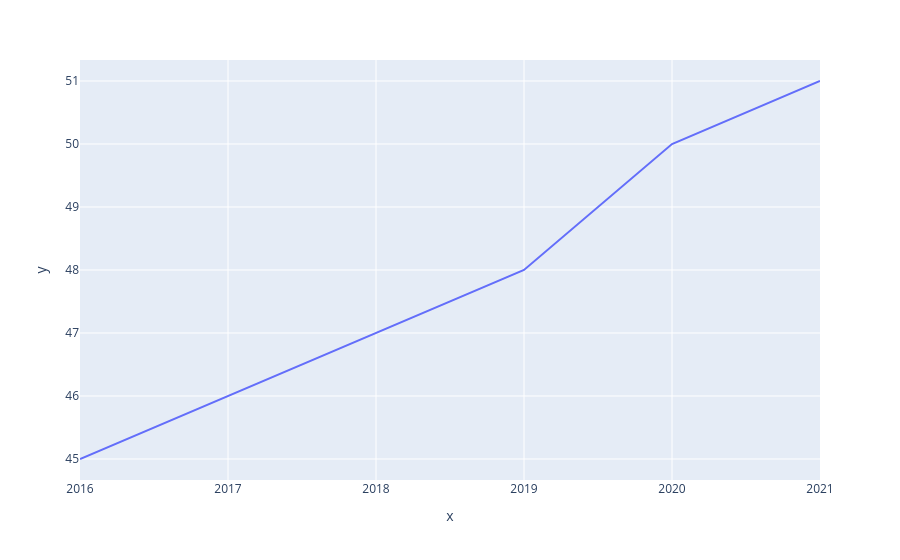

Notebook code cell kept with this figure:
### Markdown cell above
## From 2 lists

### Code cell
year = [2016,2017,2018,2019,2020,2021]
count = [45,46,47,48,50,51]

# Creating the Figure instance
fig = px.line(x=year, y=count)

# showing the plot
fig.show()

### Figure 1 — Plotly figure (JSON) as saved in the notebook; plotly's stock layout.template omitted (floating-point values rounded to 4 significant figures)
{"data": [{"hovertemplate": "x=%{x}<br>y=%{y}<extra></extra>", "legendgroup": "", "line": {"color": "#636efa", "dash": "solid"}, "marker": {"symbol": "circle"}, "mode": "lines", "name": "", "orientation": "v", "showlegend": false, "type": "scatter", "x": [2016, 2017, 2018, 2019, 2020, 2021], "xaxis": "x", "y": [45, 46, 47, 48, 50, 51], "yaxis": "y"}], "layout": {"legend": {"tracegroupgap": 0}, "margin": {"t": 60}, "xaxis": {"anchor": "y", "domain": [0, 1], "title": {"text": "x"}}, "yaxis": {"anchor": "x", "domain": [0, 1], "title": {"text": "y"}}}}
